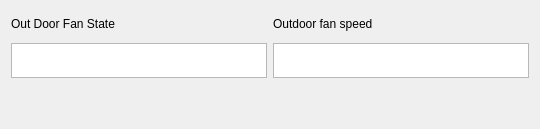
               <widget class="QWidget" name="tab_4">
                <attribute name="title">
                 <string>OutdoorInfo</string>
                </attribute>
                <layout class="QGridLayout" name="gridLayout_7">
                 <item row="0" column="0">
                  <layout class="QGridLayout" name="gridLayout_8">
                   <item row="0" column="0">
                    <layout class="QVBoxLayout" name="verticalLayout_192">
                     <item>
                      <widget class="QLabel" name="label_151">
                       <property name="minimumSize">
                        <size>
                         <width>0</width>
                         <height>26</height>
                        </size>
                       </property>
                       <property name="maximumSize">
                        <size>
                         <width>16777215</width>
                         <height>35</height>
                        </size>
                       </property>
                       <property name="text">
                        <string>Out Door Fan State</string>
                       </property>
                      </widget>
                     </item>
                     <item>
                      <widget class="QTextEdit" name="outdoorFanstate_textedit">
                       <property name="minimumSize">
                        <size>
                         <width>0</width>
                         <height>26</height>
                        </size>
                       </property>
                       <property name="maximumSize">
                        <size>
                         <width>16777215</width>
                         <height>35</height>
                        </size>
                       </property>
                       <property name="readOnly">
                        <bool>true</bool>
                       </property>
                      </widget>
                     </item>
                     <item>
                      <spacer name="verticalSpacer_21">
                       <property name="orientation">
                        <enum>Qt::Vertical</enum>
                       </property>
                       <property name="sizeHint" stdset="0">
                        <size>
                         <width>20</width>
                         <height>40</height>
                        </size>
                       </property>
                      </spacer>
                     </item>
                    </layout>
                   </item>
                   <item row="0" column="1">
                    <layout class="QVBoxLayout" name="verticalLayout_191">
                     <item>
                      <widget class="QLabel" name="label_150">
                       <property name="minimumSize">
                        <size>
                         <width>0</width>
                         <height>26</height>
                        </size>
                       </property>
                       <property name="maximumSize">
                        <size>
                         <width>16777215</width>
                         <height>35</height>
                        </size>
                       </property>
                       <property name="text">
                        <string>Outdoor fan speed</string>
                       </property>
                      </widget>
                     </item>
                     <item>
                      <widget class="QTextEdit" name="outdoorFanSpeed_textedit">
                       <property name="minimumSize">
                        <size>
                         <width>0</width>
                         <height>26</height>
                        </size>
                       </property>
                       <property name="maximumSize">
                        <size>
                         <width>16777215</width>
                         <height>35</height>
                        </size>
                       </property>
                       <property name="readOnly">
                        <bool>true</bool>
                       </property>
                      </widget>
                     </item>
                     <item>
                      <spacer name="verticalSpacer_23">
                       <property name="orientation">
                        <enum>Qt::Vertical</enum>
                       </property>
                       <property name="sizeHint" stdset="0">
                        <size>
                         <width>20</width>
                         <height>40</height>
                        </size>
                       </property>
                      </spacer>
                     </item>
                    </layout>
                   </item>
                  </layout>
                 </item>
                </layout>
               </widget>
